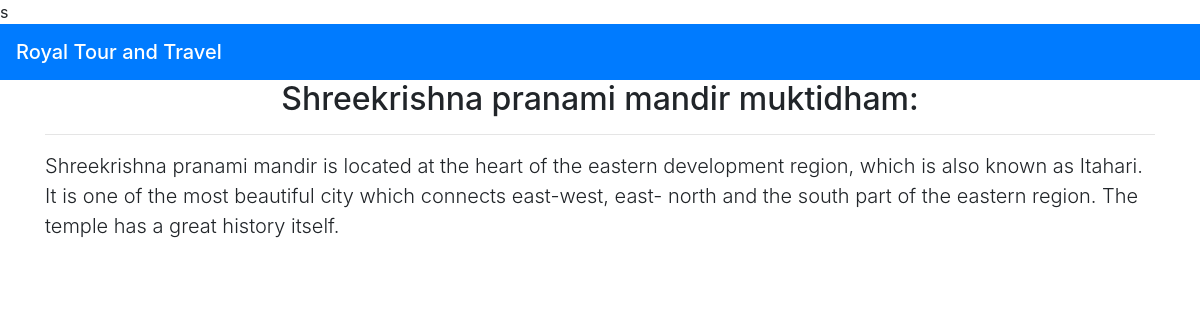
The page /story/9/ on the database its author committed.
### story/models.py (models this page shows, shortened)
class Story(models.Model):
    category=models.ForeignKey(Category,on_delete=models.CASCADE)
    title=models.CharField(max_length=200)
    body=models.TextField(db_index=True)
    footer=models.TextField(blank=True)
    publish=models.DateTimeField(auto_now_add=True)
    class Meta:
        ordering=('-title',)

### story/views.py (the view)
# urls.py: path('<int:id>/', views.story_detail, name='story_detail'),
def story_detail(request,id):
    story=get_object_or_404(Story,id=id)
    return render(request,'story_detail.html',{'story':story})

### story/templates/story_detail.html (shortened to what this page needs)
<!doctype html>
<html lang="en">
  <head>
    <link rel="stylesheet" href="https://stackpath.bootstrapcdn.com/bootstrap/4.5.0/css/bootstrap.min.css">
  </head>
  <body>
    <nav class="navbar navbar-dark bg-primary">
      <span class="navbar-brand mb-0 h1 ">Royal Tour and Travel</span>
    </nav>
  <div class="container">
    <main id = "">
    <h2 class="text-center"> {{story.title}}</h2> <hr>
    <p class="lead">{{story.body}} </p>
  </main>
  </div>
  </body>
</html>

### rows shown on the page
Story: title "Shreekrishna pranami mandir muktidham:", body "Shreekrishna pranami mandir is located at the heart of the eastern development region, which is also known as Itahari. It is one of the most beautiful city which connects east-west, east- north and the south part of the eastern region. The temple has a great history itself."
